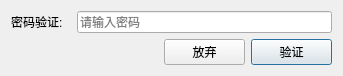
<?xml version="1.0" encoding="UTF-8"?>
<ui version="4.0">
 <class>RDCPasswordVerifyDialog</class>
 <widget class="QDialog" name="RDCPasswordVerifyDialog">
  <property name="geometry">
   <rect>
    <x>0</x>
    <y>0</y>
    <width>343</width>
    <height>75</height>
   </rect>
  </property>
  <property name="windowTitle">
   <string>Dialog</string>
  </property>
  <layout class="QGridLayout" name="gridLayout">
   <item row="1" column="2">
    <widget class="QPushButton" name="cancelPushButton">
     <property name="maximumSize">
      <size>
       <width>100</width>
       <height>16777215</height>
      </size>
     </property>
     <property name="text">
      <string>放弃</string>
     </property>
    </widget>
   </item>
   <item row="0" column="0">
    <widget class="QLabel" name="label">
     <property name="maximumSize">
      <size>
       <width>60</width>
       <height>16777215</height>
      </size>
     </property>
     <property name="text">
      <string>密码验证:</string>
     </property>
    </widget>
   </item>
   <item row="1" column="3">
    <widget class="QPushButton" name="verifyPushButton">
     <property name="maximumSize">
      <size>
       <width>100</width>
       <height>16777215</height>
      </size>
     </property>
     <property name="text">
      <string>验证</string>
     </property>
     <property name="default">
      <bool>true</bool>
     </property>
    </widget>
   </item>
   <item row="0" column="1" colspan="3">
    <widget class="QLineEdit" name="passwordLineEdit">
     <property name="echoMode">
      <enum>QLineEdit::Password</enum>
     </property>
     <property name="placeholderText">
      <string>请输入密码</string>
     </property>
    </widget>
   </item>
  </layout>
 </widget>
 <resources/>
 <connections/>
</ui>
